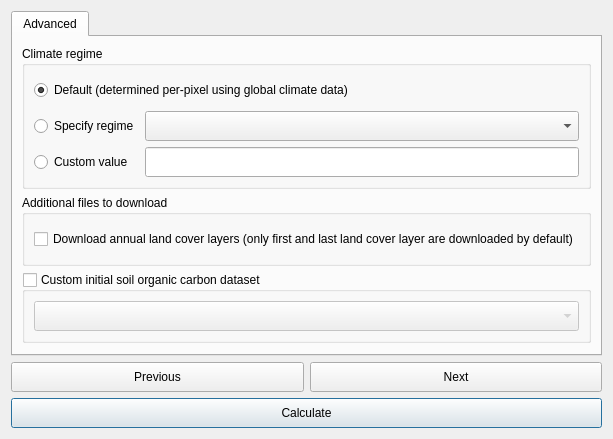
<?xml version="1.0" encoding="UTF-8"?>
<ui version="4.0">
 <class>DlgCalculateSOC</class>
 <widget class="QDialog" name="DlgCalculateSOC">
  <property name="geometry">
   <rect>
    <x>0</x>
    <y>0</y>
    <width>564</width>
    <height>416</height>
   </rect>
  </property>
  <property name="sizePolicy">
   <sizepolicy hsizetype="Fixed" vsizetype="Fixed">
    <horstretch>0</horstretch>
    <verstretch>0</verstretch>
   </sizepolicy>
  </property>
  <property name="windowTitle">
   <string>Calculate Soil Organic Carbon</string>
  </property>
  <layout class="QVBoxLayout" name="verticalLayout">
   <item>
    <widget class="QTabWidget" name="TabBox">
     <property name="sizePolicy">
      <sizepolicy hsizetype="Minimum" vsizetype="Expanding">
       <horstretch>0</horstretch>
       <verstretch>0</verstretch>
      </sizepolicy>
     </property>
     <property name="tabShape">
      <enum>QTabWidget::Rounded</enum>
     </property>
     <property name="currentIndex">
      <number>0</number>
     </property>
     <widget class="QWidget" name="AdvancedTab">
      <attribute name="title">
       <string>Advanced</string>
      </attribute>
      <layout class="QVBoxLayout" name="verticalLayout_3">
       <item>
        <widget class="QGroupBox" name="groupBox">
         <property name="sizePolicy">
          <sizepolicy hsizetype="Preferred" vsizetype="Minimum">
           <horstretch>0</horstretch>
           <verstretch>0</verstretch>
          </sizepolicy>
         </property>
         <property name="title">
          <string>Climate regime</string>
         </property>
         <layout class="QGridLayout" name="gridLayout_2">
          <item row="1" column="0">
           <widget class="QRadioButton" name="fl_radio_chooseRegime">
            <property name="minimumSize">
             <size>
              <width>0</width>
              <height>30</height>
             </size>
            </property>
            <property name="text">
             <string>Specify regime</string>
            </property>
           </widget>
          </item>
          <item row="2" column="0">
           <widget class="QRadioButton" name="fl_radio_custom">
            <property name="minimumSize">
             <size>
              <width>0</width>
              <height>30</height>
             </size>
            </property>
            <property name="text">
             <string>Custom value</string>
            </property>
           </widget>
          </item>
          <item row="1" column="1">
           <widget class="QComboBox" name="fl_chooseRegime_comboBox">
            <property name="sizePolicy">
             <sizepolicy hsizetype="Expanding" vsizetype="Minimum">
              <horstretch>0</horstretch>
              <verstretch>0</verstretch>
             </sizepolicy>
            </property>
            <property name="minimumSize">
             <size>
              <width>0</width>
              <height>30</height>
             </size>
            </property>
           </widget>
          </item>
          <item row="2" column="1">
           <widget class="QLineEdit" name="fl_custom_lineEdit">
            <property name="sizePolicy">
             <sizepolicy hsizetype="Expanding" vsizetype="Minimum">
              <horstretch>0</horstretch>
              <verstretch>0</verstretch>
             </sizepolicy>
            </property>
            <property name="minimumSize">
             <size>
              <width>0</width>
              <height>30</height>
             </size>
            </property>
            <property name="inputMethodHints">
             <set>Qt::ImhNone</set>
            </property>
            <property name="maxLength">
             <number>6</number>
            </property>
            <property name="placeholderText">
             <string/>
            </property>
           </widget>
          </item>
          <item row="0" column="0" colspan="2">
           <widget class="QRadioButton" name="fl_radio_default">
            <property name="minimumSize">
             <size>
              <width>0</width>
              <height>30</height>
             </size>
            </property>
            <property name="text">
             <string>Default (determined per-pixel using global climate data)</string>
            </property>
            <property name="checked">
             <bool>true</bool>
            </property>
           </widget>
          </item>
         </layout>
        </widget>
       </item>
       <item>
        <widget class="QGroupBox" name="groupBox_2">
         <property name="sizePolicy">
          <sizepolicy hsizetype="Preferred" vsizetype="Minimum">
           <horstretch>0</horstretch>
           <verstretch>0</verstretch>
          </sizepolicy>
         </property>
         <property name="title">
          <string>Additional files to download</string>
         </property>
         <layout class="QGridLayout" name="gridLayout_4">
          <item row="1" column="0">
           <widget class="QCheckBox" name="download_annual_lc">
            <property name="minimumSize">
             <size>
              <width>0</width>
              <height>30</height>
             </size>
            </property>
            <property name="maximumSize">
             <size>
              <width>16777215</width>
              <height>16777215</height>
             </size>
            </property>
            <property name="text">
             <string>Download annual land cover layers (only first and last land cover layer are downloaded by default)</string>
            </property>
           </widget>
          </item>
         </layout>
        </widget>
       </item>
       <item>
        <widget class="QGroupBox" name="groupBox_custom_SOC">
         <property name="title">
          <string>Custom initial soil organic carbon dataset</string>
         </property>
         <property name="checkable">
          <bool>true</bool>
         </property>
         <property name="checked">
          <bool>false</bool>
         </property>
         <layout class="QVBoxLayout" name="verticalLayout_2">
          <item>
           <widget class="WidgetDataIOSelectTELayerImport" name="comboBox_custom_soc">
            <property name="sizePolicy">
             <sizepolicy hsizetype="Preferred" vsizetype="Minimum">
              <horstretch>0</horstretch>
              <verstretch>0</verstretch>
             </sizepolicy>
            </property>
            <property name="minimumSize">
             <size>
              <width>0</width>
              <height>30</height>
             </size>
            </property>
            <property name="layer_type" stdset="0">
             <string notr="true">Soil organic carbon</string>
            </property>
           </widget>
          </item>
         </layout>
        </widget>
       </item>
       <item>
        <spacer name="verticalSpacer">
         <property name="orientation">
          <enum>Qt::Vertical</enum>
         </property>
         <property name="sizeType">
          <enum>QSizePolicy::Expanding</enum>
         </property>
         <property name="sizeHint" stdset="0">
          <size>
           <width>20</width>
           <height>40</height>
          </size>
         </property>
        </spacer>
       </item>
      </layout>
     </widget>
    </widget>
   </item>
   <item>
    <layout class="QGridLayout" name="gridLayout_3">
     <item row="1" column="0" colspan="2">
      <widget class="QPushButton" name="button_calculate">
       <property name="sizePolicy">
        <sizepolicy hsizetype="Minimum" vsizetype="Minimum">
         <horstretch>0</horstretch>
         <verstretch>0</verstretch>
        </sizepolicy>
       </property>
       <property name="minimumSize">
        <size>
         <width>0</width>
         <height>30</height>
        </size>
       </property>
       <property name="text">
        <string>Calculate</string>
       </property>
      </widget>
     </item>
     <item row="0" column="0">
      <widget class="QPushButton" name="button_prev">
       <property name="sizePolicy">
        <sizepolicy hsizetype="Minimum" vsizetype="Minimum">
         <horstretch>0</horstretch>
         <verstretch>0</verstretch>
        </sizepolicy>
       </property>
       <property name="minimumSize">
        <size>
         <width>0</width>
         <height>30</height>
        </size>
       </property>
       <property name="text">
        <string>Previous</string>
       </property>
      </widget>
     </item>
     <item row="0" column="1">
      <widget class="QPushButton" name="button_next">
       <property name="sizePolicy">
        <sizepolicy hsizetype="Minimum" vsizetype="Minimum">
         <horstretch>0</horstretch>
         <verstretch>0</verstretch>
        </sizepolicy>
       </property>
       <property name="minimumSize">
        <size>
         <width>0</width>
         <height>30</height>
        </size>
       </property>
       <property name="text">
        <string>Next</string>
       </property>
      </widget>
     </item>
    </layout>
   </item>
  </layout>
 </widget>
 <customwidgets>
  <customwidget>
   <class>WidgetDataIOSelectTELayerImport</class>
   <extends>QComboBox</extends>
   <header>LDMS/data_io.h</header>
  </customwidget>
 </customwidgets>
 <tabstops>
  <tabstop>TabBox</tabstop>
  <tabstop>button_prev</tabstop>
  <tabstop>button_next</tabstop>
  <tabstop>button_calculate</tabstop>
 </tabstops>
 <resources/>
 <connections/>
</ui>
